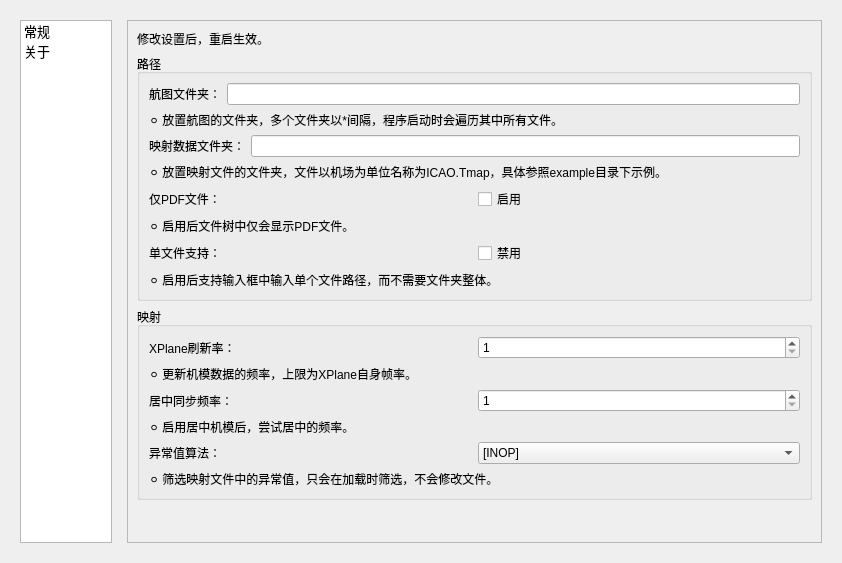
<?xml version="1.0" encoding="UTF-8"?>
<ui version="4.0">
 <class>options_widget</class>
 <widget class="QWidget" name="options_widget">
  <property name="geometry">
   <rect>
    <x>0</x>
    <y>0</y>
    <width>842</width>
    <height>563</height>
   </rect>
  </property>
  <property name="windowTitle">
   <string>ChartNavigation-设置</string>
  </property>
  <layout class="QHBoxLayout" name="horizontalLayout_7">
   <item>
    <widget class="QWidget" name="widget" native="true">
     <property name="sizePolicy">
      <sizepolicy hsizetype="Minimum" vsizetype="Preferred">
       <horstretch>0</horstretch>
       <verstretch>0</verstretch>
      </sizepolicy>
     </property>
     <layout class="QVBoxLayout" name="verticalLayout">
      <property name="rightMargin">
       <number>0</number>
      </property>
      <item>
       <widget class="QListWidget" name="header_listWidget">
        <property name="sizePolicy">
         <sizepolicy hsizetype="Minimum" vsizetype="Expanding">
          <horstretch>0</horstretch>
          <verstretch>0</verstretch>
         </sizepolicy>
        </property>
        <property name="font">
         <font>
          <pointsize>10</pointsize>
          <bold>false</bold>
         </font>
        </property>
        <property name="styleSheet">
         <string notr="true"/>
        </property>
        <property name="verticalScrollBarPolicy">
         <enum>Qt::ScrollBarPolicy::ScrollBarAlwaysOff</enum>
        </property>
        <property name="horizontalScrollBarPolicy">
         <enum>Qt::ScrollBarPolicy::ScrollBarAlwaysOff</enum>
        </property>
        <property name="sizeAdjustPolicy">
         <enum>QAbstractScrollArea::SizeAdjustPolicy::AdjustToContents</enum>
        </property>
        <item>
         <property name="text">
          <string>常规</string>
         </property>
        </item>
        <item>
         <property name="text">
          <string>关于</string>
         </property>
        </item>
       </widget>
      </item>
     </layout>
    </widget>
   </item>
   <item>
    <widget class="QStackedWidget" name="stackedWidget">
     <property name="sizePolicy">
      <sizepolicy hsizetype="Expanding" vsizetype="Expanding">
       <horstretch>0</horstretch>
       <verstretch>0</verstretch>
      </sizepolicy>
     </property>
     <property name="currentIndex">
      <number>0</number>
     </property>
     <widget class="QWidget" name="common_page">
      <property name="sizePolicy">
       <sizepolicy hsizetype="Preferred" vsizetype="Preferred">
        <horstretch>0</horstretch>
        <verstretch>0</verstretch>
       </sizepolicy>
      </property>
      <layout class="QVBoxLayout" name="verticalLayout_2">
       <item>
        <widget class="QScrollArea" name="scrollArea">
         <property name="widgetResizable">
          <bool>true</bool>
         </property>
         <widget class="QWidget" name="scrollAreaWidgetContents">
          <property name="geometry">
           <rect>
            <x>0</x>
            <y>0</y>
            <width>731</width>
            <height>525</height>
           </rect>
          </property>
          <layout class="QVBoxLayout" name="verticalLayout_3">
           <item>
            <widget class="QLabel" name="label_21">
             <property name="text">
              <string>修改设置后，重启生效。</string>
             </property>
            </widget>
           </item>
           <item>
            <widget class="QGroupBox" name="path_groupBox">
             <property name="sizePolicy">
              <sizepolicy hsizetype="MinimumExpanding" vsizetype="Minimum">
               <horstretch>0</horstretch>
               <verstretch>0</verstretch>
              </sizepolicy>
             </property>
             <property name="title">
              <string>路径</string>
             </property>
             <layout class="QVBoxLayout" name="verticalLayout_4">
              <item>
               <layout class="QHBoxLayout" name="horizontalLayout_2">
                <item>
                 <widget class="QLabel" name="label">
                  <property name="text">
                   <string>航图文件夹：</string>
                  </property>
                 </widget>
                </item>
                <item>
                 <widget class="QLineEdit" name="chartFolder_lineEdit"/>
                </item>
               </layout>
              </item>
              <item>
               <widget class="QLabel" name="label_5">
                <property name="text">
                 <string>⚪ 放置航图的文件夹，多个文件夹以*间隔，程序启动时会遍历其中所有文件。</string>
                </property>
               </widget>
              </item>
              <item>
               <layout class="QHBoxLayout" name="horizontalLayout_3">
                <item>
                 <widget class="QLabel" name="label_2">
                  <property name="text">
                   <string>映射数据文件夹：</string>
                  </property>
                 </widget>
                </item>
                <item>
                 <widget class="QLineEdit" name="mappingFoler_lineEdit"/>
                </item>
               </layout>
              </item>
              <item>
               <widget class="QLabel" name="label_6">
                <property name="text">
                 <string>⚪ 放置映射文件的文件夹，文件以机场为单位名称为ICAO.Tmap，具体参照example目录下示例。</string>
                </property>
               </widget>
              </item>
              <item>
               <layout class="QHBoxLayout" name="horizontalLayout_10">
                <item>
                 <widget class="QLabel" name="label_26">
                  <property name="text">
                   <string>仅PDF文件：</string>
                  </property>
                 </widget>
                </item>
                <item>
                 <widget class="QCheckBox" name="onlyPdf_checkBox">
                  <property name="text">
                   <string>启用</string>
                  </property>
                 </widget>
                </item>
               </layout>
              </item>
              <item>
               <widget class="QLabel" name="label_27">
                <property name="text">
                 <string>⚪ 启用后文件树中仅会显示PDF文件。</string>
                </property>
               </widget>
              </item>
              <item>
               <layout class="QHBoxLayout" name="horizontalLayout_8">
                <item>
                 <widget class="QLabel" name="label_22">
                  <property name="text">
                   <string>单文件支持：</string>
                  </property>
                 </widget>
                </item>
                <item>
                 <widget class="QCheckBox" name="singleFileDisable_checkBox">
                  <property name="text">
                   <string>禁用</string>
                  </property>
                 </widget>
                </item>
               </layout>
              </item>
              <item>
               <widget class="QLabel" name="label_23">
                <property name="text">
                 <string>⚪ 启用后支持输入框中输入单个文件路径，而不需要文件夹整体。</string>
                </property>
               </widget>
              </item>
             </layout>
            </widget>
           </item>
           <item>
            <widget class="QGroupBox" name="mapping_groupBox">
             <property name="sizePolicy">
              <sizepolicy hsizetype="MinimumExpanding" vsizetype="Minimum">
               <horstretch>0</horstretch>
               <verstretch>0</verstretch>
              </sizepolicy>
             </property>
             <property name="title">
              <string>映射</string>
             </property>
             <layout class="QVBoxLayout" name="verticalLayout_5">
              <item>
               <layout class="QHBoxLayout" name="horizontalLayout_4">
                <item>
                 <widget class="QLabel" name="label_3">
                  <property name="text">
                   <string>XPlane刷新率：</string>
                  </property>
                 </widget>
                </item>
                <item>
                 <widget class="QSpinBox" name="xpFreq_spinBox">
                  <property name="minimum">
                   <number>1</number>
                  </property>
                  <property name="maximum">
                   <number>60</number>
                  </property>
                 </widget>
                </item>
               </layout>
              </item>
              <item>
               <widget class="QLabel" name="label_7">
                <property name="text">
                 <string>⚪ 更新机模数据的频率，上限为XPlane自身帧率。</string>
                </property>
               </widget>
              </item>
              <item>
               <layout class="QHBoxLayout" name="horizontalLayout_9">
                <item>
                 <widget class="QLabel" name="label_24">
                  <property name="text">
                   <string>居中同步频率：</string>
                  </property>
                 </widget>
                </item>
                <item>
                 <widget class="QSpinBox" name="centerFreq_spinBox">
                  <property name="minimum">
                   <number>1</number>
                  </property>
                  <property name="maximum">
                   <number>60</number>
                  </property>
                 </widget>
                </item>
               </layout>
              </item>
              <item>
               <widget class="QLabel" name="label_25">
                <property name="text">
                 <string>⚪ 启用居中机模后，尝试居中的频率。</string>
                </property>
               </widget>
              </item>
              <item>
               <layout class="QHBoxLayout" name="horizontalLayout_5">
                <item>
                 <widget class="QLabel" name="label_4">
                  <property name="text">
                   <string>异常值算法：</string>
                  </property>
                 </widget>
                </item>
                <item>
                 <widget class="QComboBox" name="comboBox">
                  <item>
                   <property name="text">
                    <string>[INOP]</string>
                   </property>
                  </item>
                 </widget>
                </item>
               </layout>
              </item>
              <item>
               <widget class="QLabel" name="label_8">
                <property name="text">
                 <string>⚪ 筛选映射文件中的异常值，只会在加载时筛选，不会修改文件。</string>
                </property>
               </widget>
              </item>
             </layout>
            </widget>
           </item>
           <item>
            <spacer name="verticalSpacer">
             <property name="orientation">
              <enum>Qt::Orientation::Vertical</enum>
             </property>
             <property name="sizeHint" stdset="0">
              <size>
               <width>20</width>
               <height>40</height>
              </size>
             </property>
            </spacer>
           </item>
          </layout>
         </widget>
        </widget>
       </item>
      </layout>
     </widget>
     <widget class="QWidget" name="info_page">
      <layout class="QHBoxLayout" name="horizontalLayout">
       <item>
        <widget class="QScrollArea" name="scrollArea_2">
         <property name="widgetResizable">
          <bool>true</bool>
         </property>
         <widget class="QWidget" name="scrollAreaWidgetContents_2">
          <property name="geometry">
           <rect>
            <x>0</x>
            <y>0</y>
            <width>731</width>
            <height>525</height>
           </rect>
          </property>
          <layout class="QVBoxLayout" name="verticalLayout_7">
           <item>
            <widget class="QGroupBox" name="chartNavi_groupBox">
             <property name="title">
              <string>本程序</string>
             </property>
             <layout class="QVBoxLayout" name="verticalLayout_6">
              <item>
               <widget class="QLabel" name="label_9">
                <property name="text">
                 <string>CharNavigation</string>
                </property>
               </widget>
              </item>
              <item>
               <widget class="QLabel" name="label_10">
                <property name="sizePolicy">
                 <sizepolicy hsizetype="Preferred" vsizetype="Preferred">
                  <horstretch>0</horstretch>
                  <verstretch>0</verstretch>
                 </sizepolicy>
                </property>
                <property name="text">
                 <string>基于GPLv3的免费开源软件，Eyderoe。2025-2026</string>
                </property>
               </widget>
              </item>
             </layout>
            </widget>
           </item>
           <item>
            <widget class="QGroupBox" name="otherLib_groupBox">
             <property name="title">
              <string>致谢</string>
             </property>
             <layout class="QHBoxLayout" name="horizontalLayout_6">
              <item>
               <layout class="QGridLayout" name="gridLayout">
                <item row="4" column="1">
                 <widget class="QLabel" name="label_18">
                  <property name="text">
                   <string>LGPLv3/GPLv3</string>
                  </property>
                 </widget>
                </item>
                <item row="1" column="0">
                 <widget class="QLabel" name="label_13">
                  <property name="text">
                   <string>eyderoe/*</string>
                  </property>
                 </widget>
                </item>
                <item row="2" column="0">
                 <widget class="QLabel" name="label_15">
                  <property name="text">
                   <string>nlohmann-json</string>
                  </property>
                 </widget>
                </item>
                <item row="0" column="0">
                 <widget class="QLabel" name="label_11">
                  <property name="text">
                   <string>Boost</string>
                  </property>
                 </widget>
                </item>
                <item row="4" column="0">
                 <widget class="QLabel" name="label_17">
                  <property name="text">
                   <string>Qt</string>
                  </property>
                 </widget>
                </item>
                <item row="1" column="1">
                 <widget class="QLabel" name="label_14">
                  <property name="text">
                   <string>GPLv3</string>
                  </property>
                 </widget>
                </item>
                <item row="0" column="1">
                 <widget class="QLabel" name="label_12">
                  <property name="text">
                   <string>BSD</string>
                  </property>
                 </widget>
                </item>
                <item row="2" column="1">
                 <widget class="QLabel" name="label_16">
                  <property name="text">
                   <string>MIT</string>
                  </property>
                 </widget>
                </item>
                <item row="3" column="0">
                 <widget class="QLabel" name="label_19">
                  <property name="text">
                   <string>QDarkStyleSheet</string>
                  </property>
                 </widget>
                </item>
                <item row="3" column="1">
                 <widget class="QLabel" name="label_20">
                  <property name="text">
                   <string>MIT</string>
                  </property>
                 </widget>
                </item>
               </layout>
              </item>
             </layout>
            </widget>
           </item>
           <item>
            <spacer name="verticalSpacer_2">
             <property name="orientation">
              <enum>Qt::Orientation::Vertical</enum>
             </property>
             <property name="sizeHint" stdset="0">
              <size>
               <width>20</width>
               <height>276</height>
              </size>
             </property>
            </spacer>
           </item>
          </layout>
         </widget>
        </widget>
       </item>
      </layout>
     </widget>
    </widget>
   </item>
  </layout>
 </widget>
 <resources/>
 <connections/>
</ui>
